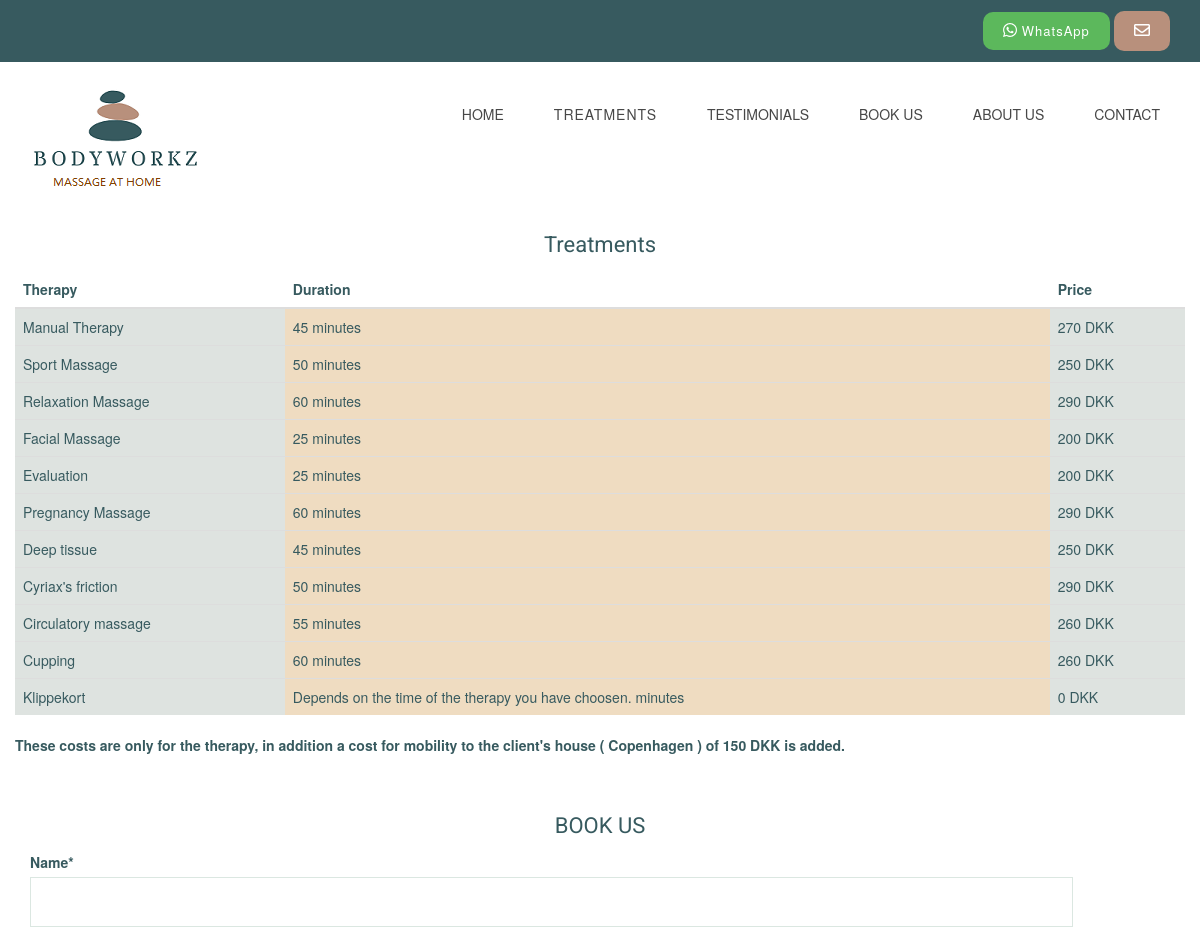
Page /appointment/ (upper part) on the earlier database version.
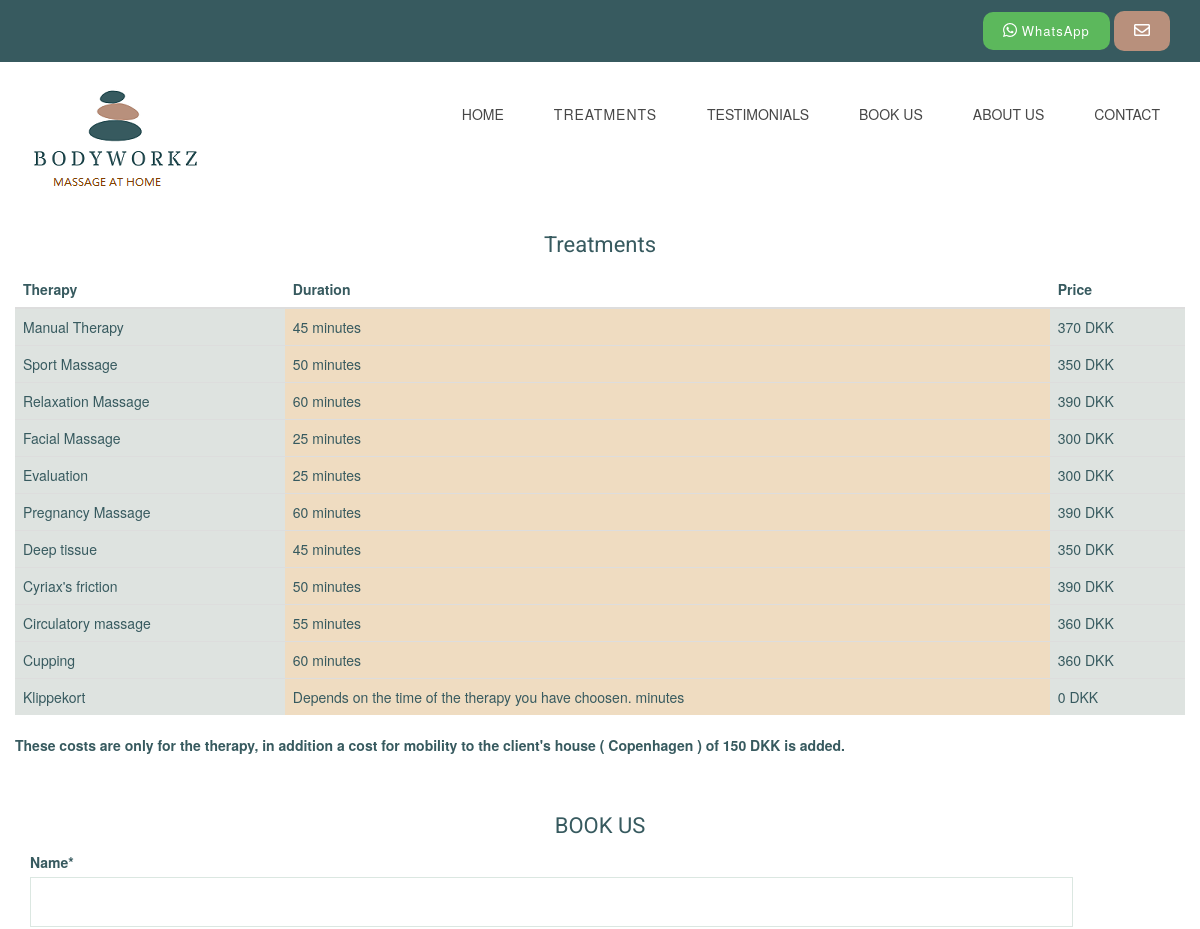
Same page on the later database version.
### MainApp/models.py (models this page shows, shortened)
class Therapy(models.Model):
    name = models.CharField(max_length=255 , verbose_name = "Nombre")
    image = models.ImageField(verbose_name="Foto", blank=True, null=True, upload_to="Images")
    short_description = models.CharField(max_length=150, verbose_name="Descripcion corta", blank=True, null=True,default="Massage")
    description = models.TextField()
    therapist = models.ManyToManyField(Therapist, verbose_name= "Terapeuta")
    duration = models.CharField(max_length=200, verbose_name = "Duracion", default="--")
    price = models.IntegerField(verbose_name="Precio",blank=True, null=True)
    class Meta:
            verbose_name="Terapia"
            verbose_name_plural="Terapias"
    def __str__(self):
        return str(self.name)

### MainApp/views.py (the view, shortened to what this page needs)
# urls.py: path('appointment/', views.CreateAppointment.as_view(),name="appointment"),
class CreateAppointment(ListView, FormMixin):
    model = Therapy
    template_name = 'appointment_form.html'
    form_class = AppointmentForm
    fiels = ['__all__']
    success_url = reverse_lazy('appointment_done')
    context_object_name = "therapy"
    def get_context_data(self,**kwargs):
        context = super().get_context_data(**kwargs)
        context['form'] = AppointmentForm
        return context

### MainApp/templates/appointment_form.html (shortened to what this page needs)
{% extends 'base.html' %} {% load crispy_forms_tags %} {% block content %}
<div class="container ">
    <h2 align="center">Treatments</h2>
    <div class="row">
        <div class="table-responsive-sm">
            <table class="table table-dark">
                <thead class=" thead-dark ">
                    <tr>
                        <th scope=" col ">Therapy </th>
                        <th scope="col ">Duration</th>
                        <th scope="col ">Price</th>
                    </tr>
                </thead>
                <tbody>
                    {% for terapia in therapy %}
                    <tr>
                        <td class="table-1">
                            <a href="{% url 'article' terapia.id %} " class="tag"> {{terapia.name}}</a>
                        </td>
                        <td class="table-2"> {{terapia.duration}} minutes
                        </td>
                        <td class="table-3">  {{terapia.price}} DKK
                        </td>
                    </tr>
                    {% endfor %}
                </tbody>
            </table>
             <p><b>
These costs are  only for the therapy, in addition a cost for mobility to the client's house ( Copenhagen )  of 150 DKK is added. </b></p>
        </div>
        <br>
        <form action="" method="POST">
            <h2 align="center ">BOOK US </h2>
            <div class="form-row ">
                <div class="form-group col-md-11 mb-0 ">
                    {{ form|crispy }}
                </div>
            </div>
        </form>
    </div>
</div>
<br>
{% endblock %}

Differences in the rows shown:
changed Therapy "Manual Therapy": price "270" → "370"
changed Therapy "Sport Massage": price "250" → "350"
changed Therapy "Relaxation Massage": price "290" → "390"
changed Therapy "Facial Massage": price "200" → "300"
changed Therapy "Evaluation": price "200" → "300"
changed Therapy "Pregnancy Massage": price "290" → "390"
changed Therapy "Deep tissue": price "250" → "350"
changed Therapy "Cyriax's friction": price "290" → "390"
changed Therapy "Circulatory massage": price "260" → "360"
changed Therapy "Cupping": price "260" → "360"
